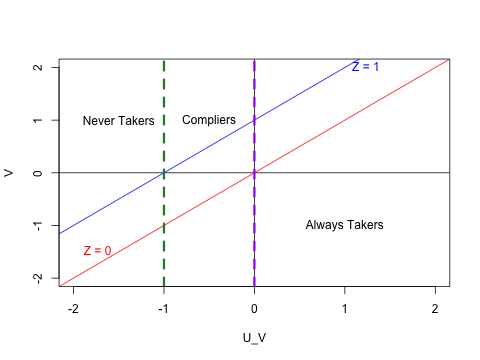

Here is the R script that generated this plot:

setwd("/Users/vonhafften/Documents/UW Madison/problem_sets/econ_717b/ps2/")

png("p1_q3_a.png", width = 480, height = 360)
plot(1, type = "n", ylim = c(-2, 2), xlim = c(-2, 2), xlab = "U_V", ylab= "V")

abline(h=0, v=0)

abline(a = 0, b= 1, col = "red")
abline(a = 1, b= 1, col = "blue")

text("Z = 1", x = 1, y = 2, pos = 4, col = "blue")
text("Z = 0", x = -1.5, y = -1.5, pos = 2, col = "red")

abline(v = 0, col = "purple", lty = 2, lwd= 3)
abline(v = -1, col = "forestgreen", lty = 2, lwd = 3)

text("Always Takers", x = 1, y = -1)
text("Compliers", x= -0.5, y = 1)
text("Never Takers", x= -1.5, y = 1)

dev.off()
